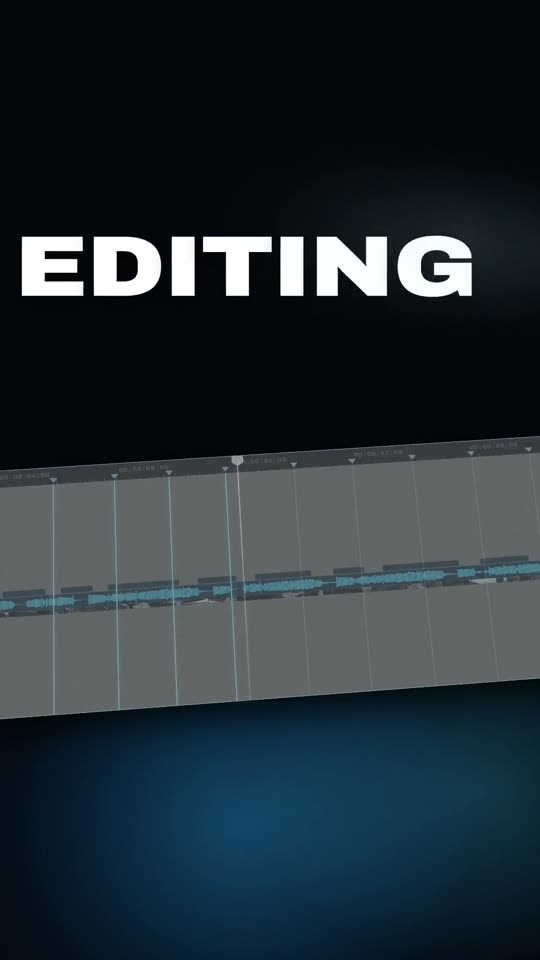
#> input picture example-videos/claude-connector.jpg, 540 x 960 px
$ python -i fill_check.py   (imports and definitions only)
#> lines starting #> are read from the running program, lines starting #| are printed output that depends on the picture
#> further down, picture is the input picture: PIL image 540x960 RGB; mean R, G, B 36.8, 48.3, 55.7
#!/usr/bin/env python3
"""Flag stretches where a big part of the frame is dead: flat black / flat white / flat colour with nothing in it.

uv run --with numpy --with pillow python <skill>/scripts/fill_check.py <video.mp4> [--step 0.25] [--hold 1.0] [--allow 23.5-26.5,…]
Splits every frame into 12 cells and calls a cell DEAD when it is nearly flat (no edges, no tonal variation): no
footage, no UI, no type in it. A stretch where a dead
region covers ≥ ⅓ of the frame for ≥ --hold seconds is flagged. From the LYRC build: a narrated test
had 3 small tiles on black and an end card in the top third over empty black; the hook alone was full.
--allow: a DELIBERATE typographic beat (a "line" beat: big centred type ≤3 s on black) is fine —
declare its range. Calibrated on the LYRC ads: a loved ad flags only its line beat; a rejected narrated test flagged 5 stretches.
Exit 1 when anything unallowed is flagged.
"""
import io, subprocess, sys
import numpy as np
from PIL import Image, ImageFilter

# [2 lines not run here, left out]
vid = sys.argv[1]
opt = lambda k, d: float(sys.argv[sys.argv.index(k) + 1]) if k in sys.argv else d
step, hold = opt('--step', 0.25), opt('--hold', 1.0)
ALLOW = [tuple(float(x) for x in r.split('-')) for r in (sys.argv[sys.argv.index('--allow') + 1].split(',') if '--allow' in sys.argv else [])]
# [2 lines that did not run here, left out]


def dead_fraction(im):
    g = np.asarray(im.convert('L').resize((108, 192)).filter(ImageFilter.FIND_EDGES)).astype(float)
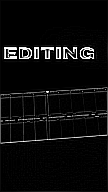
#> g: shape (192, 108) float64; min 0, max 255, mean 12.2
    lum = np.asarray(im.convert('L').resize((108, 192))).astype(float)
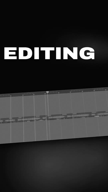
#> lum: shape (192, 108) float64; min 0, max 255, mean 45.7
    # 12 cells (4 rows × 3 cols); a cell is dead when it has almost no edges and almost no tonal variation
    dead = 0
    for r in range(4):
        for c in range(3):
            e = g[r * 48:(r + 1) * 48, c * 36:(c + 1) * 36]
            l = lum[r * 48:(r + 1) * 48, c * 36:(c + 1) * 36]
            if e.mean() < 6 and l.std() < 10:
                dead += 1
#> after the loop, dead = 2
    return dead / 12


rows, t = [], 0.0
# [5 lines not run here, left out]

flags, run = [], []
# [15 lines not run here, left out]

>>> from PIL import Image
>>> picture = Image.open('../../example-videos/claude-connector.jpg')
>>> result = dead_fraction(picture)
#> result = 0.167

$ run again, on example-videos/steal-this.jpg
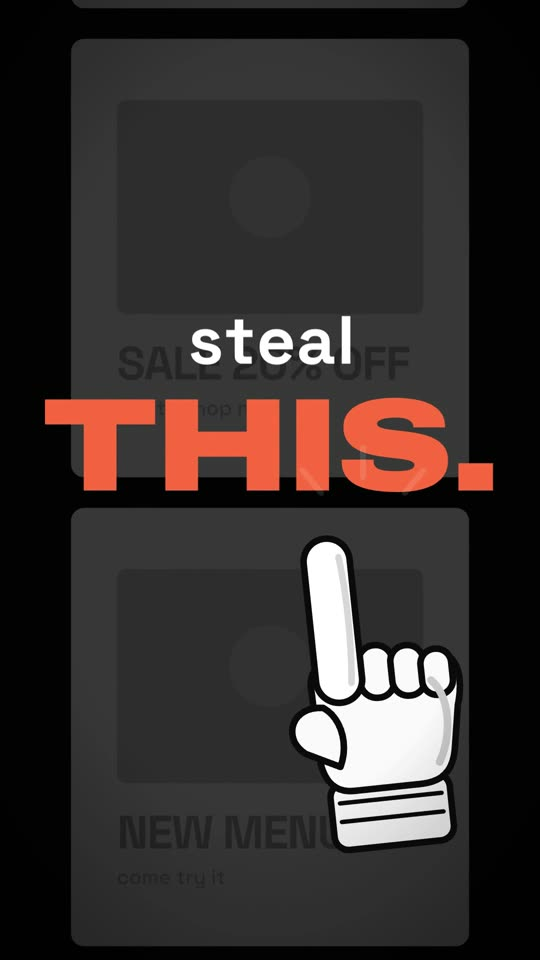
#> input picture example-videos/steal-this.jpg, 540 x 960 px
#> picture is the input picture: PIL image 540x960 RGB; mean R, G, B 52.7, 46.3, 44.8
#> in dead_fraction, `g = np.asarray(im.convert('L').resize((108, 192)).filter(ImageFilter.F..`:
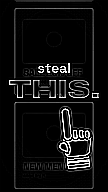
#> g: shape (192, 108) float64; min 0, max 255, mean 16.2
#> in dead_fraction, `lum = np.asarray(im.convert('L').resize((108, 192))).astype(float)`:
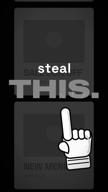
#> lum: shape (192, 108) float64; min 0, max 255, mean 48
#> after the loop in dead_fraction, `for r in range(4):`: dead = 0

$ run again, on example-videos/story-hook-B-footage-crowd.jpg
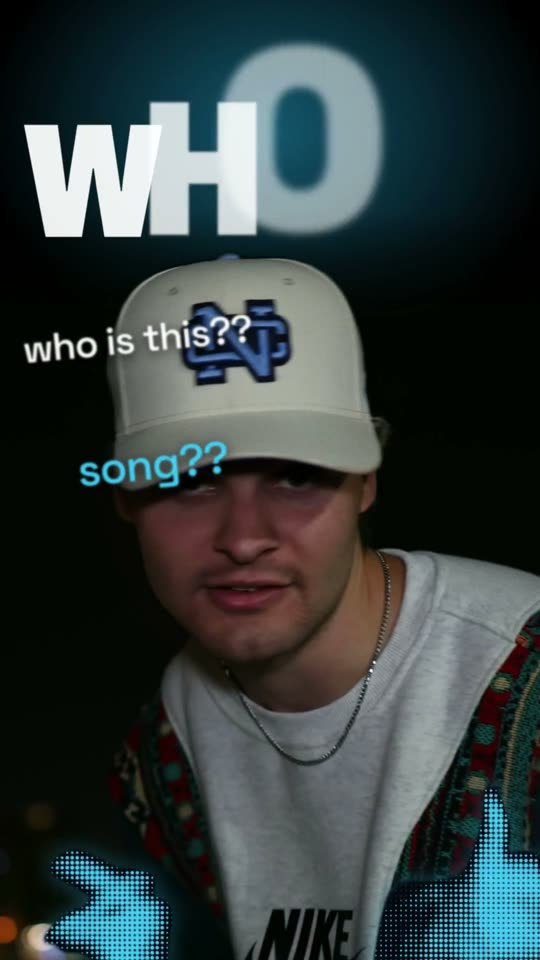
#> input picture example-videos/story-hook-B-footage-crowd.jpg, 540 x 960 px
#> picture is the input picture: PIL image 540x960 RGB; mean R, G, B 53.2, 63.6, 63.6
#> in dead_fraction, `g = np.asarray(im.convert('L').resize((108, 192)).filter(ImageFilter.F..`:
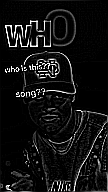
#> g: shape (192, 108) float64; min 0, max 255, mean 18.6
#> in dead_fraction, `lum = np.asarray(im.convert('L').resize((108, 192))).astype(float)`:
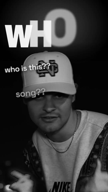
#> lum: shape (192, 108) float64; min 0, max 255, mean 60.5
#> after the loop in dead_fraction, `for r in range(4):`: dead = 0
